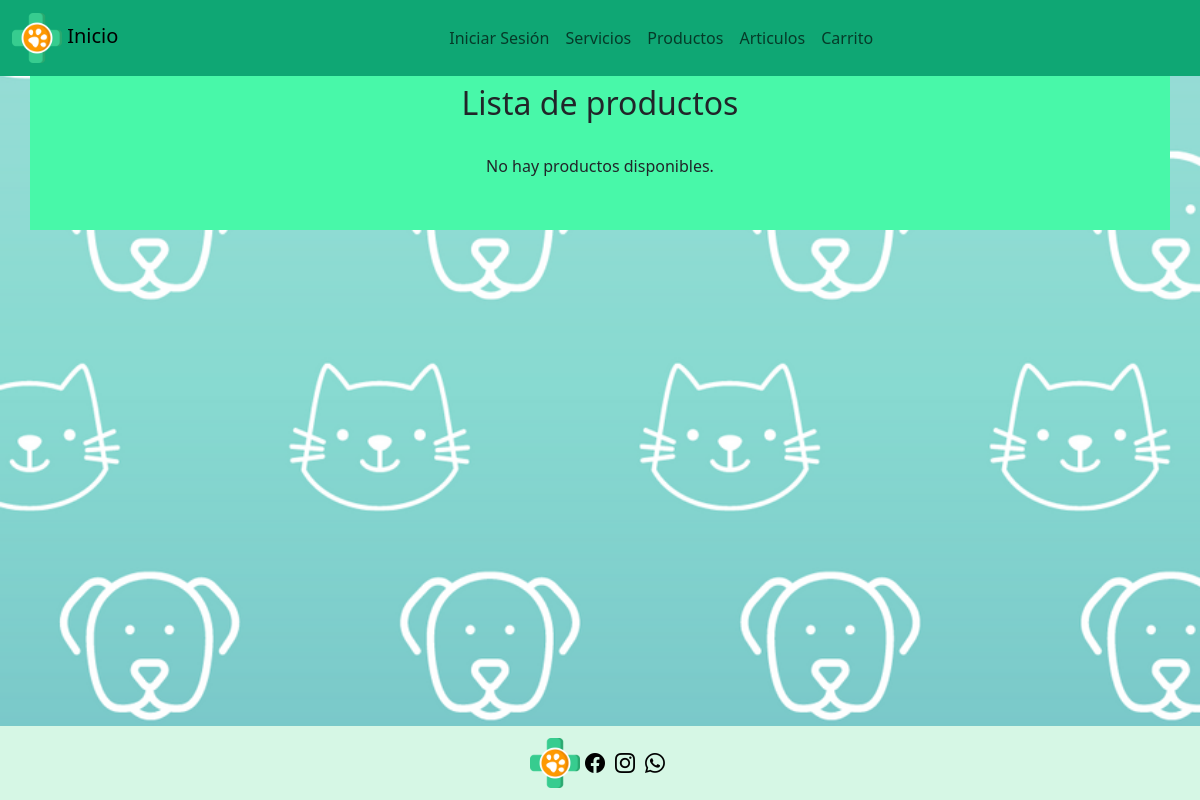
/productosCrud/, run on an earlier commit of the app's database.
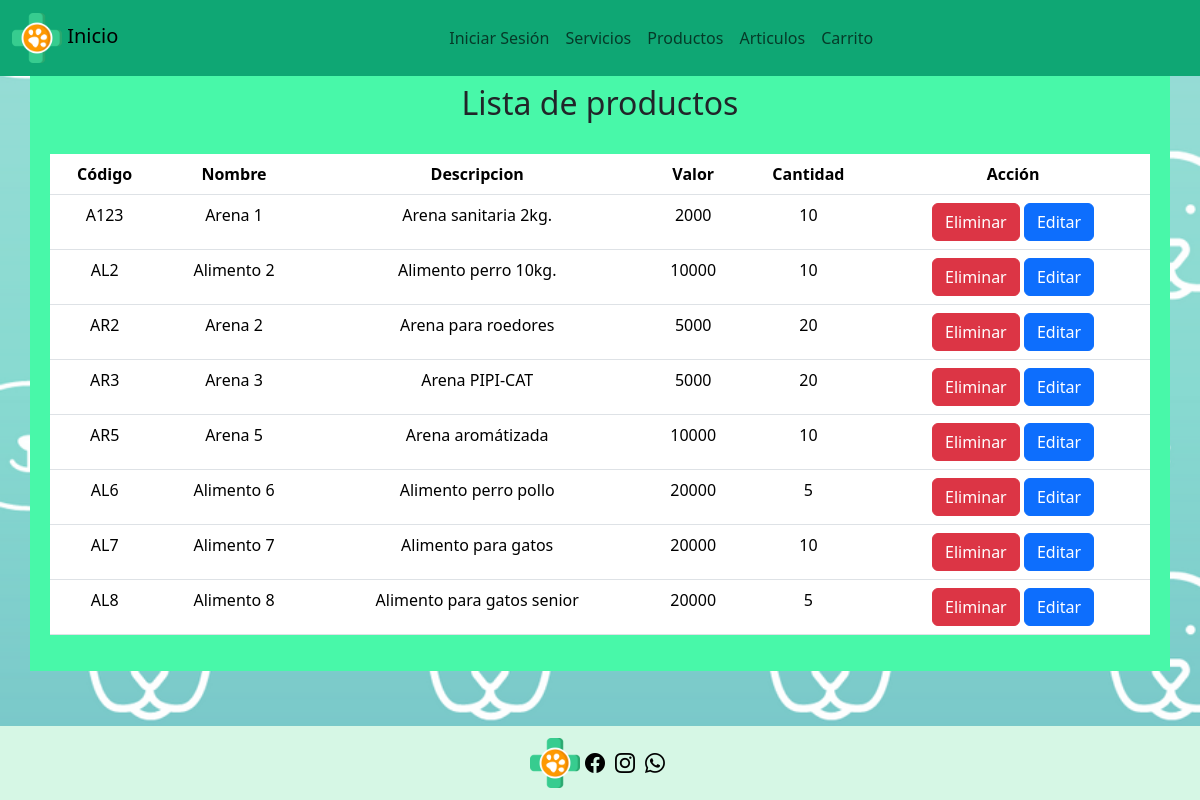
And on a later commit of the database.
### veterinaria/models.py (models this page shows, shortened)
class Producto(models.Model):
    codigo = models.CharField(max_length=10, primary_key=True)
    nombre = models.CharField(max_length=20)
    descripcion = models.CharField(max_length=100)
    valor = models.IntegerField()
    cantidad = models.CharField(max_length=4)

### veterinaria/views.py (the view)
# urls.py: path('productosCrud/', views.productosCrud, name='productosCrud'),
def productosCrud(request):
    productos = Producto.objects.all()
    context = {"productos": productos}
    return render(request, 'veterinaria/ProductosCrud.html', context)

### veterinaria/templates/veterinaria/productosCrud.html (shortened to what this page needs)
{% extends 'veterinaria/base.html' %}
{% block content %}
<div class="container">
    <br>
    <h2>Lista de productos</h2>
    <br>
    <table class="table">
        {% if productos %}
        <thead>
            <tr>
                <th>Código</th>
                <th>Nombre</th>
                <th>Descripcion</th>
                <th>Valor</th>
                <th>Cantidad</th>
                <th>Acción</th>
            </tr>
        </thead>
        <tbody>
            {% for producto in productos %}
            <tr>
                <td>{{ producto.codigo }}</td>
                <td>{{ producto.nombre }}</td>
                <td>{{ producto.descripcion }}</td>
                <td>{{ producto.valor }}</td>
                <td>{{ producto.cantidad }}</td>
                <td>
                    <a href="{% url 'eliminarProducto' pk=producto.codigo %}" class="btn btn-danger">Eliminar</a>
                    <a href="{% url 'productos_findEdit' pk=producto.codigo %}" class="btn btn-primary">Editar</a>
                </td>
            </tr>
            {% endfor %}
        </tbody>
        {% else %}
        <p>No hay productos disponibles.</p>
        {% endif %}
    </table>
</div>
{% endblock %}

### veterinaria/templates/veterinaria/base.html (shortened to what this page needs)
{% load static %}
<!DOCTYPE html>
<html lang="es">
<head>
  {% load bootstrap5 %}
  {% bootstrap_css %}
  <link href="https://cdn.jsdelivr.net/npm/bootstrap@5.3.3/dist/css/bootstrap.min.css" rel="stylesheet">
  <link href="{% static 'style.css' %}" rel="stylesheet">
  <link href="https://cdn.jsdelivr.net/npm/bootstrap-icons@1.7.2/font/bootstrap-icons.css" rel="stylesheet">
</head>
<body>
    <nav class="navbar navbar-expand-lg fixed-top">
        <div class="container-fluid">
            <div class="collapse navbar-collapse" id="navbar-veterinaria">
                <a class="navbar-brand" href="{% url 'index' %}">
                    <img class="logo-veterinaria img-thumbail" src="{% static 'imagenes/logo.png' %}" alt="Logo de veterinaria">
                    Inicio
                </a>
                <div class="navbar-nav mx-auto">
                <ul class="navbar-nav">
                    {% if user.is_authenticated %}
                    <li class="nav-item dropdown">
                        <a class="nav-link dropdown-toggle" href="#" id="navbarDropdown" role="button" data-bs-toggle="dropdown"
                            aria-expanded="false">
                            Hola {{ user.first_name }}
                        </a>
                        <ul class="dropdown-menu" aria-labelledby="navbarDropdown">
                            <li><a class="dropdown-item" href="{% url 'perfil' %}">Perfil</a></li>
                            <li><hr class="dropdown-divider"></li>
                            <li><a class="dropdown-item" href="{% url 'logout' %}">Cerrar sesión</a></li>
                        </ul>
                    </li>
                    {% else %}
                    <li class="nav-item">
                        <button type="button" class="btn btn-link nav-link" data-bs-toggle="modal" data-bs-target="#loginModal">
                            Iniciar Sesión
                        </button>
                    </li>
                    {% endif %}
                </ul>
                <ul class="navbar-nav">
                    <li class="nav-item">
                        <a class="nav-link" href="{% url 'servicios' %}">Servicios</a>
                    </li>
                    <li class="nav-item">
                        <a class="nav-link" href="{% url 'productos' %}">Productos</a>
                    </li>
                    <li class="nav-item">
                        <a class="nav-link" href="{% url 'articulos' %}">Articulos</a>
                    </li>
                    <li class="nav-item">
                        <a class="nav-link" href="{% url 'carro' %}">Carrito</a>
                    </li>
                </ul>
                </div>
            </div>
        </div>
    </nav>
    {% block content %}
    {% endblock %}
    <button type="button" class="btn btn-secondary ubi-popover" data-bs-container="body" data-bs-toggle="popover" data-bs-placement="right" data-bs-content="Para urgencias no es necesario agendar visita">
    </button>
  <footer class="fixed-bottom">
    <div class="container-fluid ">
        <img class="logo-veterinaria img-thumbail" src="{% static 'imagenes/logo.png' %}" >
        <a href="https://www.facebook.com"><i class="bi bi-facebook"></i></a>
        <a href="https://www.instagram.com"><i class="bi bi-instagram"></i></a>
        <a href="https://wa.me/56939635536"><i class="bi bi-whatsapp"></i></a>
      </div>
  </footer>
</body>
</html>

### veterinaria/static/style.css (style rules this page uses)
body { background-image: url(imagenes/fondo4.png); background-size: cover; background-position: center; background-attachment: fixed; }
.logo-veterinaria { width: 50px; height: auto; }
.navbar { background-color: #0fa774; color: black; }
.navbar-collapse { justify-content: space-between; }
.container { margin-top: 40px; margin-bottom: 40px; background-color: #48F8A9; align-content: center; text-align: center; padding: 20px; }
.container-fluid { display: flex; justify-content: center; align-items: center; }
footer { padding:1%; background-color: #d6f7e5; }
.bi { font-size: 20px; padding: 5px; color: black; }
.ubi-popover { position: fixed; left: auto; bottom: 2%; background-color: #424443; }

What changed in the data, as far as the page shows it:
added Producto: codigo "A123", nombre "Arena 1", descripcion "Arena sanitaria 2kg.", valor "2000", cantidad "10"
added Producto: codigo "AL2", nombre "Alimento 2", descripcion "Alimento perro 10kg.", valor "10000", cantidad "10"
added Producto: codigo "AR2", nombre "Arena 2", descripcion "Arena para roedores", valor "5000", cantidad "20"
added Producto: codigo "AR3", nombre "Arena 3", descripcion "Arena PIPI-CAT", valor "5000", cantidad "20"
added Producto: codigo "AR5", nombre "Arena 5", descripcion "Arena aromátizada", valor "10000", cantidad "10"
added Producto: codigo "AL6", nombre "Alimento 6", descripcion "Alimento perro pollo", valor "20000", cantidad "5"
added Producto: codigo "AL7", nombre "Alimento 7", descripcion "Alimento para gatos", valor "20000", cantidad "10"
added Producto: codigo "AL8", nombre "Alimento 8", descripcion "Alimento para gatos senior", valor "20000", cantidad "5"
Also different on the page:
text no longer shown: "No hay productos disponibles."
text now shown: "Código Nombre Descripcion Valor Cantidad Acción"
